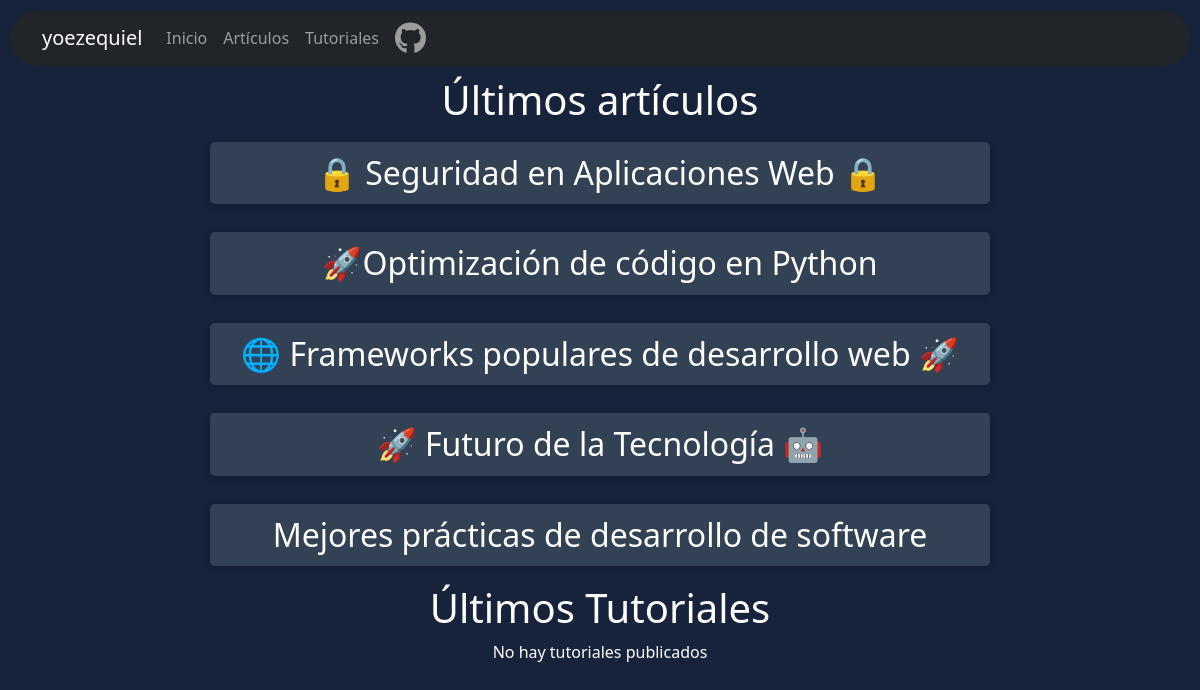
Before: / with the older database file.
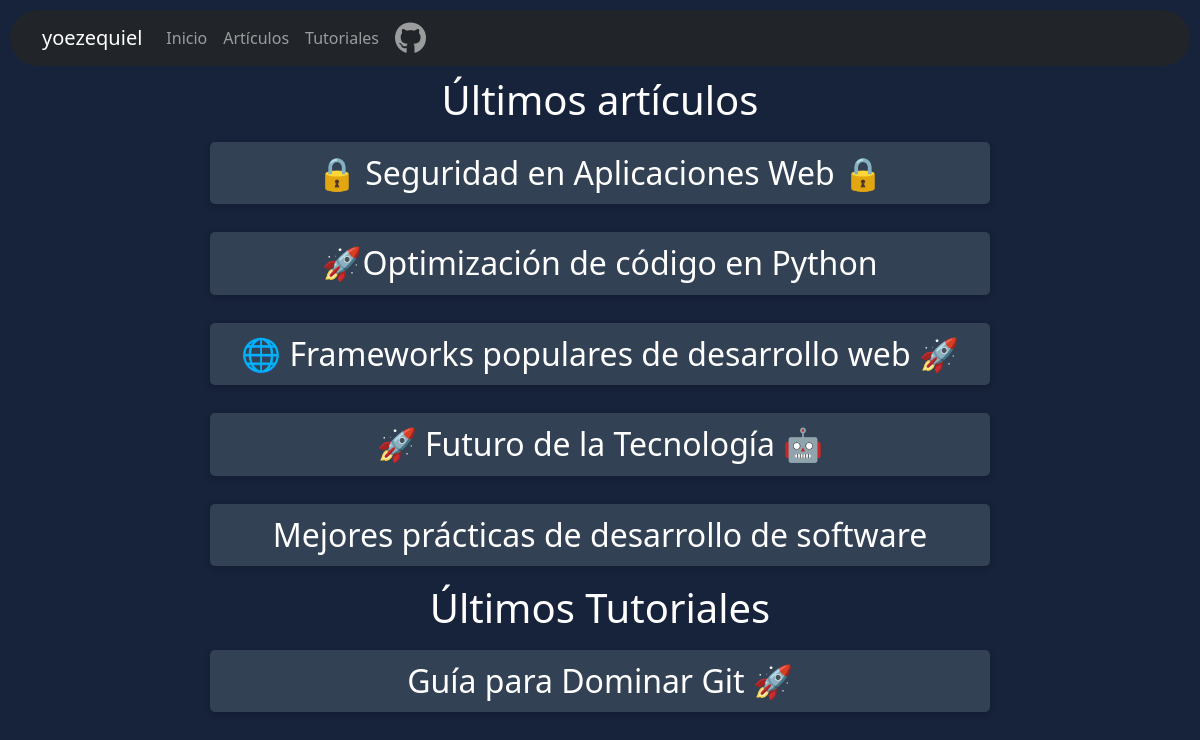
After: the same page with the newer database file.
### tables this page shows
CREATE TABLE articles (
                    id INTEGER PRIMARY KEY AUTOINCREMENT,
                    title TEXT NOT NULL,
                    content TEXT NOT NULL,
                    image TEXT
                , type TEXT NOT NULL DEFAULT 'article', tags TEXT);

### app.py (the view)
@app.route('/')
def index():
    conn = get_db_connection()
    if conn:
        try:
            cursor = conn.cursor()
            cursor.execute("SELECT * FROM articles WHERE type='article' ORDER BY id DESC LIMIT 5")
            latest_articles = cursor.fetchall()
            cursor.execute("SELECT * FROM articles WHERE type='tutorial' ORDER BY id DESC LIMIT 5")
            latest_tutorials = cursor.fetchall()
            cursor.close()
            conn.close()
            if len(latest_articles) == 0 and len(latest_tutorials) == 0:
                message = "No hay artículos publicados aún"
            else:
                message = ""
            return render_template('index.html', articles=latest_articles, tutorials=latest_tutorials, message=message)
        except sqlite3.Error as e:
            print(e)
            return "Error en la conexión a la base de datos"
    else:
        return "Error en la conexión a la base de datos"

### app.py (called while the page is built)
def get_db_connection():
    try:
        conn = sqlite3.connect('blog.db')
        return conn
    except sqlite3.Error as e:
        print(e)
        return None

### templates/index.html (shortened to what this page needs)
{% extends 'base.html' %}
{% block content %}
<link rel="stylesheet" href="{{ url_for('static', filename='css/index.css') }}">
<h1>Últimos artículos</h1>
{% if articles %}
    {% for article in articles %}
    <div class="article">
        <h2><a id="a" href="{{ url_for('view_article', article_id=article[0]) }}">{{ article[1] }}</a></h2>
    </div>
    {% endfor %}
{% else %}
    <p>No hay artículos publicados</p>
{% endif %}
<h1>Últimos Tutoriales</h1>
{% if tutorials %}
    {% for tutorial in tutorials %}
    <div class="article">
        <h2><a id="a" href="{{ url_for('view_article', article_id=tutorial[0]) }}">{{ tutorial[1] }}</a></h2>
    </div>
    {% endfor %}
{% else %}
    <p>No hay tutoriales publicados</p>
{% endif %}
{% endblock %}

### templates/base.html (shortened to what this page needs)
<!DOCTYPE html>
<html lang="es">
<head>
    <link rel="stylesheet" href="https://stackpath.bootstrapcdn.com/bootstrap/5.0.0-alpha2/css/bootstrap.min.css">
    <link rel="stylesheet" href="{{ url_for('static', filename='css/base.css') }}">
</head>
<body>
    <nav class="navbar navbar-expand-lg navbar-dark bg-dark">
        <div class="container">
            <a class="navbar-brand" href="/">yoezequiel</a>
            <div class="collapse navbar-collapse" id="navbarNav">
                <ul class="navbar-nav ml-auto">
                    <li class="nav-item">
                        <a class="nav-link" href="/">Inicio</a>
                    </li>
                    <li class="nav-item">
                        <a class="nav-link" href="/articles">Artículos</a>
                    </li>
                    <li class="nav-item">
                        <a class="nav-link" href="/tutoriales">Tutoriales</a>
                    </li>
                    <li class="nav-item">
                        <a class="nav-link" href="https://github.com/yoezequiel" target="_blank" aria-label="Enlace a mi perfil de GitHub"><i class="fa-brands fa-github fa-2xl"></i></a>
                    </li>
                </ul>
            </div>
        </div>
    </nav>
    <div class="container" id="container">
        {% block content %}
        {% endblock %}
    </div>
</body>
</html>

### static/css/base.css (style rules this page uses)
body { background-color: rgb(23, 34, 59); color: white; text-align: center; }
nav { border-radius: 100px; margin: 10px; text-align: center; }

### static/css/index.css (style rules this page uses)
.article { padding: 10px; margin-bottom: 20px; transition: transform 0.3s ease-in-out; border-radius: 8px; max-width: 800px; margin: 0 auto; }
#a { display: block; text-decoration: none; color: white; font-weight: 400; background-color: rgb(51, 65, 85); box-shadow: 0 2px 6px rgba(0, 0, 0, 0.2); padding: 12px 20px; border-radius: 5px; width: 100%; }

Changed rows visible on the page:
added articles: title "Guía para Dominar Git 🚀", shown under "Últimos Tutoriales"
Other visible differences:
text no longer shown: "No hay tutoriales publicados"
